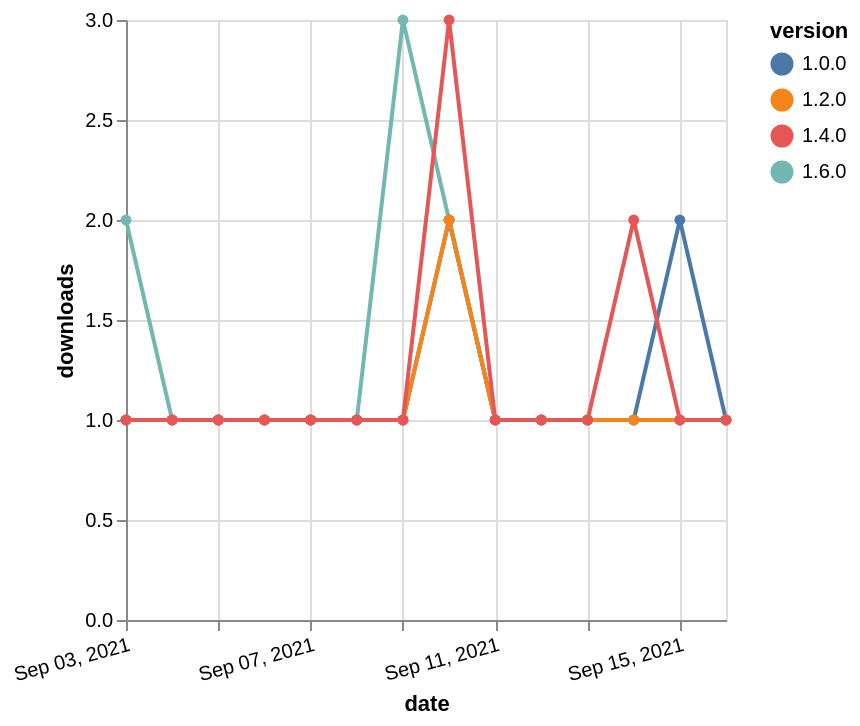

Here is the Vega-Lite specification saved for this chart:
### Vega-Lite specification from a JSON file in a GitHub repository (floating-point values rounded to 4 significant figures)
{"$schema": "https://vega.github.io/schema/vega-lite/v5.json", "description": "A simple bar chart with embedded data.", "data": {"values": [{"date": "2021-09-03", "total": 122, "delta": 2, "version": "1.6.0"}, {"date": "2021-09-04", "total": 123, "delta": 1, "version": "1.6.0"}, {"date": "2021-09-05", "total": 124, "delta": 1, "version": "1.6.0"}, {"date": "2021-09-06", "total": 125, "delta": 1, "version": "1.6.0"}, {"date": "2021-09-07", "total": 126, "delta": 1, "version": "1.6.0"}, {"date": "2021-09-08", "total": 127, "delta": 1, "version": "1.6.0"}, {"date": "2021-09-09", "total": 130, "delta": 3, "version": "1.6.0"}, {"date": "2021-09-10", "total": 132, "delta": 2, "version": "1.6.0"}, {"date": "2021-09-11", "total": 133, "delta": 1, "version": "1.6.0"}, {"date": "2021-09-12", "total": 134, "delta": 1, "version": "1.6.0"}, {"date": "2021-09-13", "total": 135, "delta": 1, "version": "1.6.0"}, {"date": "2021-09-14", "total": 136, "delta": 1, "version": "1.6.0"}, {"date": "2021-09-15", "total": 137, "delta": 1, "version": "1.6.0"}, {"date": "2021-09-16", "total": 138, "delta": 1, "version": "1.6.0"}, {"date": "2021-09-03", "total": 197, "delta": 1, "version": "1.0.0"}, {"date": "2021-09-04", "total": 198, "delta": 1, "version": "1.0.0"}, {"date": "2021-09-05", "total": 199, "delta": 1, "version": "1.0.0"}, {"date": "2021-09-06", "total": 200, "delta": 1, "version": "1.0.0"}, {"date": "2021-09-07", "total": 201, "delta": 1, "version": "1.0.0"}, {"date": "2021-09-08", "total": 202, "delta": 1, "version": "1.0.0"}, {"date": "2021-09-09", "total": 203, "delta": 1, "version": "1.0.0"}, {"date": "2021-09-10", "total": 205, "delta": 2, "version": "1.0.0"}, {"date": "2021-09-11", "total": 206, "delta": 1, "version": "1.0.0"}, {"date": "2021-09-12", "total": 207, "delta": 1, "version": "1.0.0"}, {"date": "2021-09-13", "total": 208, "delta": 1, "version": "1.0.0"}, {"date": "2021-09-14", "total": 209, "delta": 1, "version": "1.0.0"}, {"date": "2021-09-15", "total": 211, "delta": 2, "version": "1.0.0"}, {"date": "2021-09-16", "total": 212, "delta": 1, "version": "1.0.0"}, {"date": "2021-09-03", "total": 173, "delta": 1, "version": "1.2.0"}, {"date": "2021-09-04", "total": 174, "delta": 1, "version": "1.2.0"}, {"date": "2021-09-05", "total": 175, "delta": 1, "version": "1.2.0"}, {"date": "2021-09-06", "total": 176, "delta": 1, "version": "1.2.0"}, {"date": "2021-09-07", "total": 177, "delta": 1, "version": "1.2.0"}, {"date": "2021-09-08", "total": 178, "delta": 1, "version": "1.2.0"}, {"date": "2021-09-09", "total": 179, "delta": 1, "version": "1.2.0"}, {"date": "2021-09-10", "total": 181, "delta": 2, "version": "1.2.0"}, {"date": "2021-09-11", "total": 182, "delta": 1, "version": "1.2.0"}, {"date": "2021-09-12", "total": 183, "delta": 1, "version": "1.2.0"}, {"date": "2021-09-13", "total": 184, "delta": 1, "version": "1.2.0"}, {"date": "2021-09-14", "total": 185, "delta": 1, "version": "1.2.0"}, {"date": "2021-09-15", "total": 186, "delta": 1, "version": "1.2.0"}, {"date": "2021-09-16", "total": 187, "delta": 1, "version": "1.2.0"}, {"date": "2021-09-03", "total": 186, "delta": 1, "version": "1.4.0"}, {"date": "2021-09-04", "total": 187, "delta": 1, "version": "1.4.0"}, {"date": "2021-09-05", "total": 188, "delta": 1, "version": "1.4.0"}, {"date": "2021-09-06", "total": 189, "delta": 1, "version": "1.4.0"}, {"date": "2021-09-07", "total": 190, "delta": 1, "version": "1.4.0"}, {"date": "2021-09-08", "total": 191, "delta": 1, "version": "1.4.0"}, {"date": "2021-09-09", "total": 192, "delta": 1, "version": "1.4.0"}, {"date": "2021-09-10", "total": 195, "delta": 3, "version": "1.4.0"}, {"date": "2021-09-11", "total": 196, "delta": 1, "version": "1.4.0"}, {"date": "2021-09-12", "total": 197, "delta": 1, "version": "1.4.0"}, {"date": "2021-09-13", "total": 198, "delta": 1, "version": "1.4.0"}, {"date": "2021-09-14", "total": 200, "delta": 2, "version": "1.4.0"}, {"date": "2021-09-15", "total": 201, "delta": 1, "version": "1.4.0"}, {"date": "2021-09-16", "total": 202, "delta": 1, "version": "1.4.0"}]}, "width": "container", "mark": {"type": "line", "point": {"filled": true}}, "encoding": {"x": {"field": "date", "type": "temporal", "timeUnit": "yearmonthdate", "title": "date", "axis": {"labelAngle": -15}}, "y": {"field": "delta", "type": "quantitative", "title": "downloads"}, "color": {"field": "version", "type": "nominal"}, "tooltip": {"field": "delta"}}}
